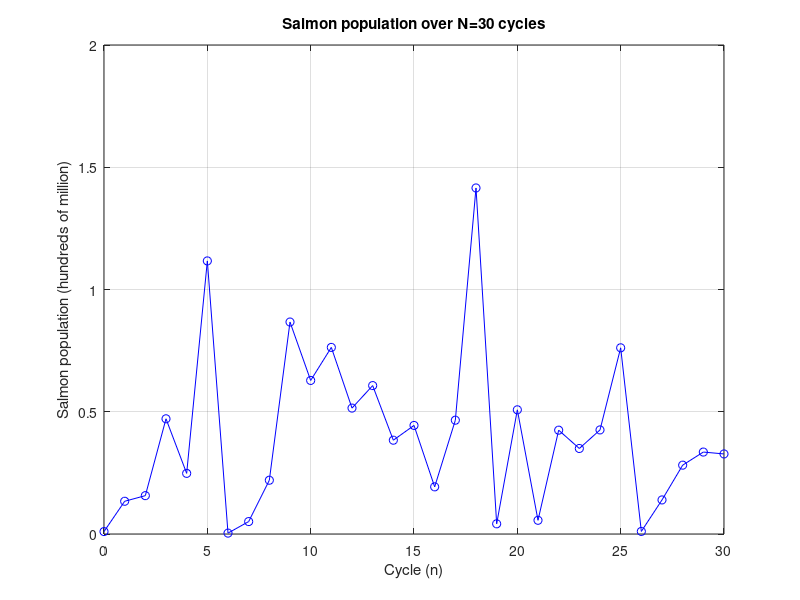
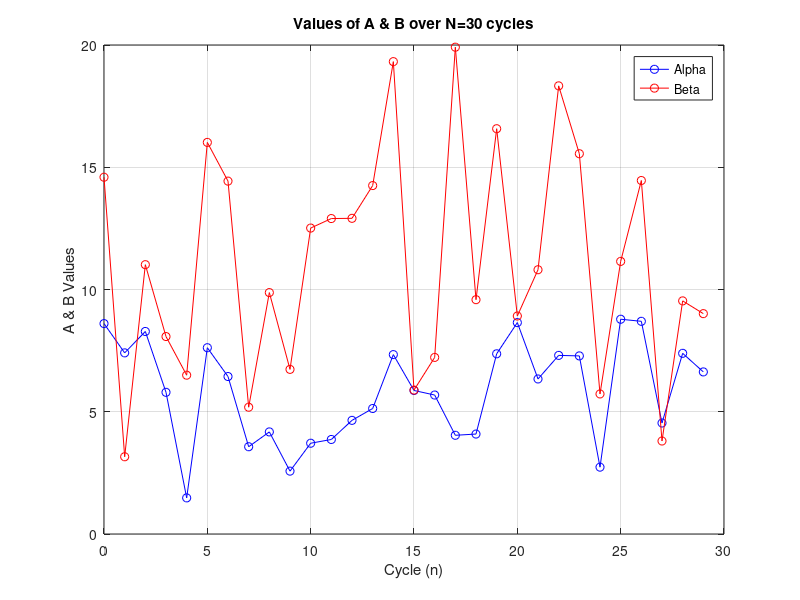

These charts were generated, in order, by the following MATLAB code:
clear; clc; close all;

% We introduce some randomness into our parameters alpha, beta, and gamma to model the variability of external factors such as 

% Our permissable range is defined as follows
% a) 1 < alpha * (t_e - t_0) < 10 - Represent proportion of salmon larvae which reach adulthood in a given cycle 
% b) 3 < beta * gamma < 20        - Represent product of reproduction and youth survival rate of surviving larvae


% We will randomly generate a value in each given range for A and B.
% The randomness of the parameters will mimic the natural randomness in the quality of conditions of the given environment
% We use a normal distribution to generate our random numbers between cycles
% TODO: Should we use a uniform distribution?

% We will 

% A
% - low A value may represent an environmental factor which negatively affects the survival rate of smolts (young adults)  
%   prior to reaching full maturity. 
%   Examples may increased more pollution (man made infrastructure related), or the underrepresentation of a predatory 
%   species in the environment.

% - high A value may represent an environmental factor which positively affects the reproduction rate of adult salmon + survival 
%   rate of larvae between cycles. Examples may include less pollution, or the overfishing of a predatory species.

% B
% - low B value may represent an environmental factor which negatively affects the reproduction rate of adult salmon + survival 
%   rate of larvae between cycles. Examples may increased less pollution, or the overrepresentation of a predatory species in 
%   the environment.
% - high B value may represent an environmental factor which positively affects the reproduction rate of adult salmon + survival 
%   rate of larvae between cycles. Examples may include less pollution, or the overfishing of a predatory species.

% -----------------------------------------------------------------------------------------------------------------------

% Model:
% x(n+1) = gamma * beta * x(n) * exp(-alpha * x(n) * (t_e - t_0));
% x(n+1) = B * x(n) * exp( x(n) * A);

% Simulation over N cycles with randomly selected parameters

% Initial salmon population of 1 hundred million
x_0 = 0.01;

% N - number of cycles
N = 30;

% Result array - initially all 0
% Set result of cycle n at x(n)
x = zeros(N, 1);
A = zeros(N, 1);
B = zeros(N, 1);

x(1) = x_0;

for n=1: N
    % Generate random A and B values from permissible ranges
    % a) 1 < A < 10 
    % b) 3 < B < 20
    
    a_lower = 1;    % lower bound of A
    a_upper = 10;   % upper bound of A
    A(n) = a_lower + (a_upper - a_lower) * rand();

    b_lower = 3;    % lower bound of B
    b_upper = 20;   % upper bound of B
    B(n) = b_lower + (b_upper - b_lower) * rand();

    x(n+1) = B(n) * x(n) * exp(x(n) * -A(n));
end

% Plot all x_n for range 1:N
figure;
plot(0: N, x, 'bo-');
xlabel("Cycle (n)");
ylabel("Salmon population (hundreds of million)");
grid("on");
title(sprintf("Salmon population over N=%d cycles", N));

figure;
plot(0: N-1, A, 'bo-');
hold on;
plot(0: N-1, B, 'ro-');
hold off;

xlabel("Cycle (n)");
ylabel("A & B Values");
grid("on");
title(sprintf("Values of A & B over N=%d cycles", N))
legend({'Alpha', 'Beta'});







